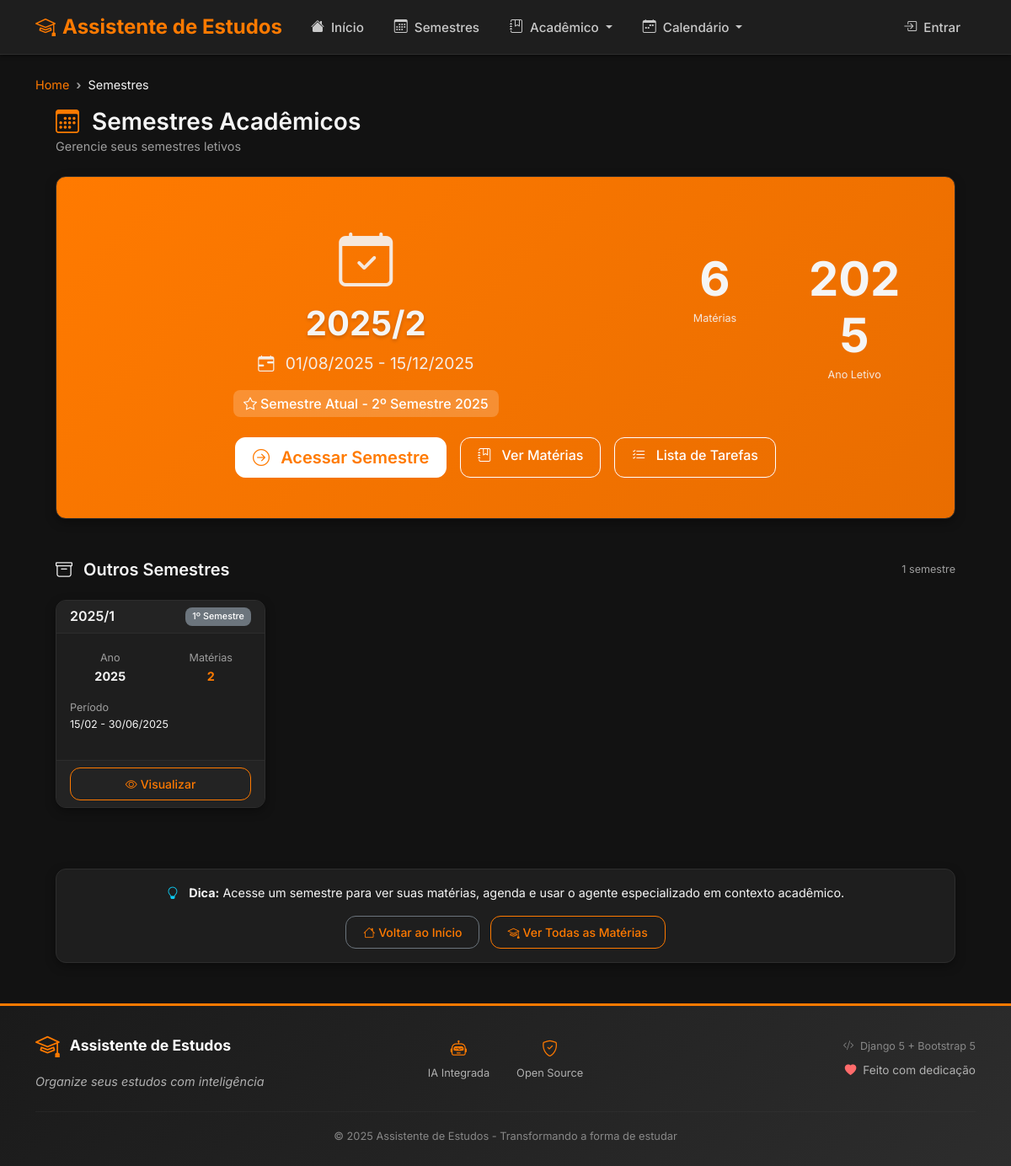
The app's page /semestres/ with its own data.
### academico/models.py (models this page shows, shortened)
class Semestre(models.Model):
    PERIODO_CHOICES = [
        ('1', '1º Semestre'),
        ('2', '2º Semestre'),
        ('VERAO', 'Verão'),
        ('INVERNO', 'Inverno'),
    ]
    nome = models.CharField('Nome', max_length=100)
    ano = models.IntegerField('Ano')
    periodo = models.CharField('Período', max_length=10, choices=PERIODO_CHOICES)
    data_inicio = models.DateField('Data de Início')
    data_fim = models.DateField('Data de Término')
    ativo = models.BooleanField('Ativo', default=True)
    class Meta:
        verbose_name = 'Semestre'
        verbose_name_plural = 'Semestres'
        ordering = ['-ano', '-periodo']
        unique_together = ['ano', 'periodo']

### core/views.py (the view)
# urls.py: path('semestres/', views.semestres_lista, name='semestres_lista'),
def semestres_lista(request):
    from django.utils import timezone
    from datetime import date
    hoje = date.today()
    semestre_atual = Semestre.objects.filter(
        ativo=True,
        data_inicio__lte=hoje,
        data_fim__gte=hoje
    ).first()
    semestres = Semestre.objects.filter(ativo=True).order_by('-ano', '-periodo')
    outros_semestres = semestres.exclude(pk=semestre_atual.pk if semestre_atual else None)
    context = {
        'semestre_atual': semestre_atual,
        'outros_semestres': outros_semestres,
        'semestres': semestres,  # Mantém compatibilidade
        'titulo_pagina': 'Semestres'
    }
    return render(request, 'core/semestres_lista.html', context)

### templates/core/semestres_lista.html (shortened to what this page needs)
{% extends 'base.html' %}
{% load static %}
{% block breadcrumb %}
<nav aria-label="breadcrumb">
    <ol class="breadcrumb">
        <li class="breadcrumb-item"><a href="{% url 'home' %}">Home</a></li>
        <li class="breadcrumb-item active">Semestres</li>
    </ol>
</nav>
{% endblock %}
{% block content %}
<div class="container-fluid px-4">
    <div class="d-flex justify-content-between align-items-center mb-4">
        <div>
            <h1 class="h3 mb-0">
                <i class="bi bi-calendar3 me-2 text-primary"></i>
                Semestres Acadêmicos
            </h1>
            <p class="text-muted mb-0">Gerencie seus semestres letivos</p>
        </div>
    </div>
    {% if semestre_atual %}
        <div class="row mb-4">
            <div class="col-12">
                <div class="card semestre-atual-card">
                    <div class="card-body text-center">
                        <div class="row align-items-center">
                            <div class="col-md-8">
                                <i class="bi bi-calendar-check icon-destaque"></i>
                                <h2 class="semestre-atual-title mb-2">{{ semestre_atual.nome }}</h2>
                                <p class="semestre-atual-subtitle mb-3">
                                    <i class="bi bi-calendar-range me-2"></i>
                                    {{ semestre_atual.data_inicio|date:"d/m/Y" }} - {{ semestre_atual.data_fim|date:"d/m/Y" }}
                                </p>
                                <span class="badge badge-destaque fs-6">
                                    <i class="bi bi-star me-1"></i>Semestre Atual - {{ semestre_atual.get_periodo_display }} {{ semestre_atual.ano }}
                                </span>
                            </div>
                            <div class="col-md-4">
                                <div class="row text-center">
                                    <div class="col-6">
                                        <div class="display-4 fw-bold">{{ semestre_atual.materias.count }}</div>
                                        <small style="opacity: 0.9;">Matéria{{ semestre_atual.materias.count|pluralize }}</small>
                                    </div>
                                    <div class="col-6">
                                        <div class="display-4 fw-bold">{{ semestre_atual.ano }}</div>
                                        <small style="opacity: 0.9;">Ano Letivo</small>
                                    </div>
                                </div>
                            </div>
                        </div>
                        <div class="row mt-4">
                            <div class="col-12">
                                <div class="d-flex justify-content-center gap-3">
                                    <a href="{% url 'semestre_detail' semestre_atual.pk %}" class="btn btn-light btn-lg">
                                        <i class="bi bi-arrow-right-circle me-2"></i>
                                        Acessar Semestre
                                    </a>
                                    <a href="{% url 'academico:materias_lista' %}?semestre={{ semestre_atual.pk }}" class="btn btn-outline-light">
                                        <i class="bi bi-journal-bookmark me-2"></i>
                                        Ver Matérias
                                    </a>
                                    <a href="{% url 'academico:todolist_semestre' semestre_atual.pk %}" class="btn btn-outline-light">
                                        <i class="bi bi-list-check me-2"></i>
                                        Lista de Tarefas
                                    </a>
                                </div>
                            </div>
                        </div>
                    </div>
                </div>
            </div>
        </div>
    {% endif %}
    {% if outros_semestres %}
        <div class="outros-semestres-section">
            <div class="d-flex justify-content-between align-items-center mb-4">
                <h3 class="h5 mb-0">
                    <i class="bi bi-archive me-2"></i>
                    {% if semestre_atual %}Outros Semestres{% else %}Semestres Disponíveis{% endif %}
                </h3>
                <small class="text-muted">{{ outros_semestres.count }} semestre{{ outros_semestres.count|pluralize }}</small>
            </div>
            <div class="row">
                {% for semestre in outros_semestres %}
                    <div class="col-lg-3 col-md-4 col-sm-6 mb-4">
                        <div class="card semestre-card-pequeno h-100">
                            <div class="card-header bg-light">
                                <div class="d-flex justify-content-between align-items-center">
                                    <h6 class="mb-0 text-truncate">{{ semestre.nome }}</h6>
                                    <small class="badge bg-secondary">{{ semestre.get_periodo_display }}</small>
                                </div>
                            </div>
                            <div class="card-body">
                                <div class="row text-center mb-3">
                                    <div class="col-6">
                                        <small class="text-muted">Ano</small>
                                        <div class="fw-bold">{{ semestre.ano }}</div>
                                    </div>
                                    <div class="col-6">
                                        <small class="text-muted">Matérias</small>
                                        <div class="fw-bold text-primary">{{ semestre.materias.count }}</div>
                                    </div>
                                </div>
                                <div class="mb-3">
                                    <small class="text-muted d-block">Período</small>
                                    <div class="small">
                                        {{ semestre.data_inicio|date:"d/m" }} - {{ semestre.data_fim|date:"d/m/Y" }}
                                    </div>
                                </div>
                            </div>
                            <div class="card-footer bg-transparent">
                                <div class="d-grid">
                                    <a href="{% url 'semestre_detail' semestre.pk %}" class="btn btn-outline-primary btn-sm">
                                        <i class="bi bi-eye me-1"></i>Visualizar
                                    </a>
                                </div>
                            </div>
                        </div>
                    </div>
                {% endfor %}
            </div>
        </div>
    {% endif %}
    {% if semestre_atual or outros_semestres %}
        <div class="row mt-5">
            <div class="col-12">
                <div class="card border-info">
                    <div class="card-body text-center">
                        <i class="bi bi-lightbulb text-info me-2"></i>
                        <strong>Dica:</strong>
                        Acesse um semestre para ver suas matérias, agenda e usar o agente especializado em contexto acadêmico.
                        <div class="mt-3">
                            <a href="{% url 'home' %}" class="btn btn-outline-secondary btn-sm me-2">
                                <i class="bi bi-house me-1"></i>Voltar ao Início
                            </a>
                            <a href="{% url 'academico:materias_lista' %}" class="btn btn-outline-primary btn-sm">
                                <i class="bi bi-mortarboard me-1"></i>Ver Todas as Matérias
                            </a>
                        </div>
                    </div>
                </div>
            </div>
        </div>
    {% endif %}
</div>
{% endblock %}

### static/css/theme-dark.css (style rules this page uses)
:root { --theme-bg-primary: #121212; --theme-bg-surface: #1E1E1E; --theme-bg-surface-elevated: #232323; --theme-border: #2D2D2D; --theme-text-primary: #F5F5F5; --theme-text-secondary: #C9C9C9; --theme-text-muted: #9E9E9E; --theme-primary: #FF7A00; --theme-primary-hover: #E96D00; --theme-primary-active: #CC5F00; --theme-primary-focus: rgba(255, 122, 0, 0.25); --theme-success: #22C55E; --theme-info: #3B82F6; --theme-warning: #F59E0B; --theme-danger: #EF4444; --theme-shadow-sm: 0 0.125rem 0.25rem rgba(0, 0, 0, 0.4); --theme-shadow: 0 0.25rem 0.75rem rgba(0, 0, 0, 0.35); --theme-shadow-lg: 0 0.5rem 1.5rem rgba(0, 0, 0, 0.45); --theme-border-radius: 0.75rem; --theme-border-radius-sm: 0.5rem; --bs-body-bg: var(--theme-bg-primary); --bs-body-color: var(--theme-text-primary); --bs-body-font-family: 'Inter', system-ui, -apple-system, "Segoe UI", Roboto, "Helvetica Neue", Arial, sans-serif; --bs-border-color: var(--theme-border); --bs-primary: var(--theme-primary); --bs-primary-rgb: 255, 122, 0; --bs-success: var(--theme-success); --bs-info: var(--theme-info); --bs-warning: var(--theme-warning); --bs-danger: var(--theme-danger); --bs-link-color: var(--theme-primary); --bs-link-hover-color: var(--theme-primary-hover); --bs-border-radius: var(--theme-border-radius); --bs-border-radius-sm: var(--theme-border-radius-sm); --bs-border-radius-lg: 1rem; }
body { background-color: var(--theme-bg-primary) !important; color: var(--theme-text-primary) !important; font-family: var(--bs-body-font-family) !important; font-size: 0.9rem; line-height: 1.6; }
h1, h2, h3, h4, h5, h6, .h1, .h2, .h3, .h4, .h5, .h6 { color: var(--theme-text-primary) !important; font-weight: 600; }
.btn { border-radius: var(--theme-border-radius) !important; font-weight: 500; padding: 0.5rem 1.25rem; transition: all 0.2s ease-in-out; border-width: 1px; }
.btn-outline-primary { color: var(--theme-primary) !important; border-color: var(--theme-primary) !important; background-color: transparent; }
.card { background-color: var(--theme-bg-surface) !important; border: 1px solid var(--theme-border) !important; border-radius: var(--theme-border-radius) !important; box-shadow: var(--theme-shadow) !important; transition: all 0.2s ease-in-out; }
.card-header { background-color: var(--theme-bg-surface-elevated) !important; border-bottom: 1px solid var(--theme-border) !important; color: var(--theme-text-primary) !important; font-weight: 600; }
.card-body { color: var(--theme-text-primary) !important; }
.card-footer { background-color: var(--theme-bg-surface-elevated) !important; border-top: 1px solid var(--theme-border) !important; color: var(--theme-text-secondary) !important; }
.badge { border-radius: var(--theme-border-radius-sm) !important; font-weight: 500; padding: 0.5em 0.75em; }
.breadcrumb { background-color: transparent !important; padding: 0; }
.breadcrumb-item { color: var(--theme-text-secondary) !important; }
.breadcrumb-item.active { color: var(--theme-text-primary) !important; }
.breadcrumb-item + .breadcrumb-item::before { color: var(--theme-text-muted) !important; content: "›"; font-weight: bold; }
.text-primary { color: var(--theme-primary) !important; }
.text-muted { color: var(--theme-text-muted) !important; }
a { color: var(--theme-primary) !important; text-decoration: none; }

### static/css/style.css (style rules this page uses)
.card, .container, .container-fluid { position: relative; z-index: 1; }
:root { --primary-color: #0d6efd; --success-color: #198754; --warning-color: #ffc107; --danger-color: #dc3545; --info-color: #0dcaf0; --light-color: #f8f9fa; --dark-color: #212529; }
body { background-color: #f8f9fa; font-family: 'Segoe UI', Tahoma, Geneva, Verdana, sans-serif; }
.card { box-shadow: 0 2px 4px rgba(0,0,0,0.08); border: 1px solid rgba(0,0,0,0.08); transition: box-shadow 0.15s ease-in-out; }
.badge { font-size: 0.75em; padding: 0.5em 0.75em; }
.btn { transition: all 0.15s ease-in-out; }
.breadcrumb { background-color: transparent; padding: 0; margin-bottom: 1rem; }
.breadcrumb-item + .breadcrumb-item::before { content: "›"; font-weight: bold; color: #6c757d; }
.card-body .display-6, .card-body .display-4 { font-weight: 700; }
.fade-in { animation: fadeIn 0.3s ease-out; }
.display-1, .display-2, .display-3, .display-4, .display-5, .display-6 { line-height: 1.2; }

### records on screen
Semestre: nome "2025/2", data_inicio "01/08/2025", data_fim "15/12/2025", periodo "2º Semestre", ano "2025", materias.count "6"
Semestre: nome "2025/1", periodo "1º Semestre", ano "2025", materias.count "2", data_inicio "15/02", data_fim "30/06/2025"

### other values on screen
{{ outros_semestres.count }} "1"
